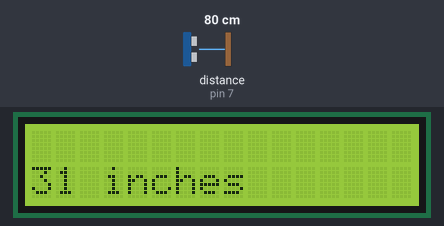
A sketch run on a simulated Arduino Uno, built with avr-gcc and run on an emulated ATmega328P. Parts: 16×2 character LCD. Wiring (inferred from the names in the program): ultrasonic range finder: trigger pin 7; echo pin 7. The inputs (shaded band) are chosen by the test bench; at power-on: distance to the obstacle (sensor on pin 7) 80 cm. The echo pulse lasts 58.3 µs per cm; what the sketch prints to the serial monitor is not drawn.

Above: at 1.2 s.
1.3 s: distance to the obstacle (sensor on pin 7) set to 18 cm
At 1.91 s:
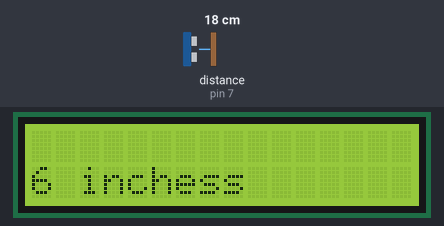
3.6 s: distance to the obstacle (sensor on pin 7) set to 2 cm
At 4.4 s:
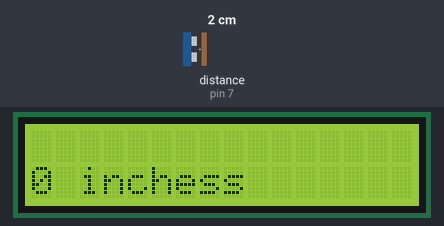
5.2 s: distance to the obstacle (sensor on pin 7) set to 4 cm
At 6.3 s:
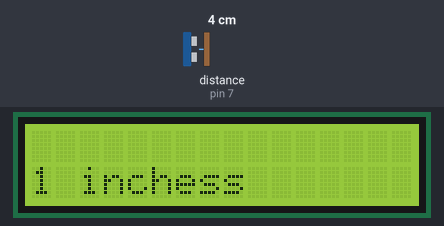
Timing chart, 0 to 8.2 s (numbered marks = the images above; inputs shaded):
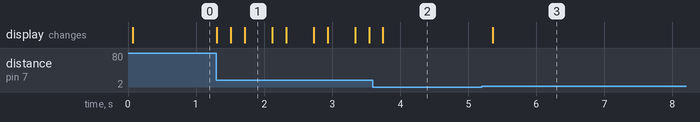

The sketch:

Ping_Arduino_10.ino
```cpp
#include <LiquidCrystal.h>

const int pingPin = 7;
unsigned int duration, inches;
LiquidCrystal lcd(12, 11, 5, 4, 3, 2);


void setup() {
  Serial.begin(9600);
    lcd.begin(16, 2);

}

void loop() {
  lcd.setCursor(0, 1);
  pinMode(pingPin, OUTPUT);          // Set pin to OUTPUT
  digitalWrite(pingPin, LOW);        // Ensure pin is low
  delayMicroseconds(2);
  digitalWrite(pingPin, HIGH);       // Start ranging
  delayMicroseconds(5);              //   with 5 microsecond burst
  digitalWrite(pingPin, LOW);        // End ranging
  pinMode(pingPin, INPUT);           // Set pin to INPUT
  duration = pulseIn(pingPin, HIGH); // Read echo pulse
  inches = duration / 74 / 2;        // Convert to inches
  lcd.print(inches);            // Display result
  lcd.print(" inches");
  Serial.println(inches);
  delay(200);		             // Short delay
}
```

Measured:
- after the input at 1.3 s, the display: changes at once (image 1)
- after the input at 3.6 s, the display: changes after 0.14 s (image 2)
- after the input at 5.2 s, the display: changes after 0.16 s (image 3)
- what the display in image 1 shows lasts 0.4 s, from 1.7 s to 2.1 s
